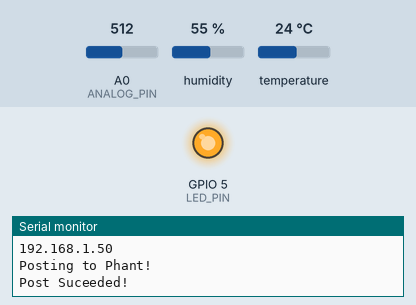
A sketch run on a simulated ESP8266 (NodeMCU). Shown: output pins drawn as LEDs (lit = HIGH), the last lines printed to the serial monitor. Wiring (inferred from the names in the program): DHT22 sensor: data GPIO 2. Inputs (shaded band) come from the test bench; at power-on: A0 (ANALOG_PIN) = 512, humidity 55 %, temperature 24 °C. WiFi joins after 1.5 s; servers stay silent unless stated; uploads are accepted with an empty reply.

Above: at 9.6 s.
At 71.0 s:
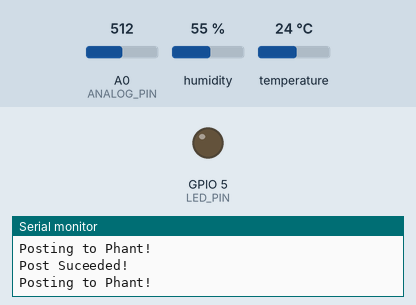
Timing chart, 0 to 73.7 s (numbered marks = the images above):
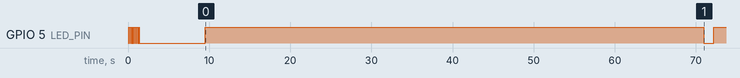

The sketch:

tally-ambiant-bot.ino
```cpp
#include "DHT.h"
#include <SoftwareSerial.h>
#include <ESP8266WiFi.h>
#include <Phant.h>

#define DHTPIN 2     // what digital pin we're connected to
#define DHTTYPE DHT22   // DHT 22  (AM2302), AM2321

// Initialize DHT sensor.
DHT dht(DHTPIN, DHTTYPE);

// Wifi
const char WiFiSSID[] = "4334";
const char WiFiPSK[] = "clubdv88";

// Phant Keys
const char PhantHost[] = "data.sparkfun.com";
const char PublicKey[] = "EJGqnJw13wHO3RXAYnxz";
const char PrivateKey[] = "dqWdDqZG1ZUXZKnBVbWx";

//Pins
const int LED_PIN = 5; // Thing's onboard, green LED
const int ANALOG_PIN = A0; // The only analog pin on the Thing

//s7s
const int softwareTx = 12;
const int softwareRx = 7;
SoftwareSerial s7s(softwareRx, softwareTx);
char tempString[10];

// Config
const unsigned long postRate = 60000;
unsigned long lastPost = 0;
int pass = 0;

void setup() {
  Serial.begin(9600);
  Serial.println("DHTxx test!");
  initHardware(); // Setup input/output I/O pins
  connectWiFi(); // Connect to WiFi
  digitalWrite(LED_PIN, LOW); // LED on to indicate connect success
  dht.begin();

  // Must begin s7s software serial at the correct baud rate.
  // The default of the s7s is 9600.
  s7s.begin(9600);

  // Clear the display, and then turn on all segments and decimals
  clearDisplay();  // Clears display, resets cursor
  s7s.print("-HI-");  // Displays -HI- on all digits
  setDecimals(0b111111);  // Turn on all decimals, colon, apos

  // Flash brightness values at the beginning
  setBrightness(0);  // Lowest brightness
  delay(1500);
  setBrightness(127);  // Medium brightness
  delay(1500);
  setBrightness(255);  // High brightness
  delay(1500);

  // Clear the display before jumping into loop
  clearDisplay();
}

void loop() {
  // Wait a few seconds between measurements.
  delay(2000);

  // Reading temperature or humidity takes about 250 milliseconds!
  // Sensor readings may also be up to 2 seconds 'old' (its a very slow sensor)
  float h = dht.readHumidity();
  // Read temperature as Celsius (the default)
  float t = dht.readTemperature();
  // Read temperature as Fahrenheit (isFahrenheit = true)
  float f = dht.readTemperature(true);

  // Check if any reads failed and exit early (to try again).
  if (isnan(h) || isnan(t) || isnan(f)) {
    Serial.println("Failed to read from DHT sensor!");
    return;
  }

  int light = analogRead(ANALOG_PIN);

  if (pass == 0) {
    writeToDisplay(f);
    pass++;
  } else if (pass == 1) {
    writeToDisplay(h);
    pass++;
  } else {
    writeToDisplay(light);
    pass = 0;
  }

  if ((lastPost + postRate <= millis()) || lastPost == 0)
  {
    Serial.println("Posting to Phant!");
    if (postToPhant())
    {
      lastPost = millis();
      Serial.println("Post Suceeded!");
    }
    else // If the Phant post failed
    {
      delay(500); // Short delay, then try again
      Serial.println("Post failed, will try again.");
    }
  }
}

void connectWiFi()
{
  byte ledStatus = LOW;
  Serial.println();
  Serial.println("Connecting to: " + String(WiFiSSID));
  // Set WiFi mode to station (as opposed to AP or AP_STA)
  WiFi.mode(WIFI_STA);

  // WiFI.begin([ssid], [passkey]) initiates a WiFI connection
  // to the stated [ssid], using the [passkey] as a WPA, WPA2,
  // or WEP passphrase.
  WiFi.begin(WiFiSSID, WiFiPSK);

  // Use the WiFi.status() function to check if the ESP8266
  // is connected to a WiFi network.
  while (WiFi.status() != WL_CONNECTED)
  {
    // Blink the LED
    digitalWrite(LED_PIN, ledStatus); // Write LED high/low
    ledStatus = (ledStatus == HIGH) ? LOW : HIGH;

    // Delays allow the ESP8266 to perform critical tasks
    // defined outside of the sketch. These tasks include
    // setting up, and maintaining, a WiFi connection.
    delay(100);
    // Potentially infinite loops are generally dangerous.
    // Add delays -- allowing the processor to perform other
    // tasks -- wherever possible.
  }
  Serial.println("WiFi connected");
  Serial.println("IP address: ");
  Serial.println(WiFi.localIP());
}

void initHardware()
{
  Serial.begin(9600);
  pinMode(LED_PIN, OUTPUT); // Set LED as output
  digitalWrite(LED_PIN, HIGH); // LED off
}

int postToPhant()
{
  // LED turns on when we enter, it'll go off when we
  // successfully post.
  digitalWrite(LED_PIN, LOW);

  // Declare an object from the Phant library - phant
  Phant phant(PhantHost, PublicKey, PrivateKey);

  // Do a little work to get a unique-ish name. Append the
  // last two bytes of the MAC (HEX'd) to "Thing-":
  uint8_t mac[WL_MAC_ADDR_LENGTH];
  WiFi.macAddress(mac);
  String macID = String(mac[WL_MAC_ADDR_LENGTH - 2], HEX) +
                 String(mac[WL_MAC_ADDR_LENGTH - 1], HEX);
  macID.toUpperCase();
  String postedID = "ThingDev-" + macID;
  float h = dht.readHumidity();
  float f = dht.readTemperature(true);
  float hif = dht.computeHeatIndex(f, h);
  int light = analogRead(ANALOG_PIN);

  phant.add("id", postedID);
  phant.add("humidity", h);
  phant.add("temp", f);
  phant.add("heatindex", hif);
  phant.add("time", millis());
  phant.add("light", light);

  // Now connect to data.sparkfun.com, and post our data:
  WiFiClient client;
  const int httpPort = 80;
  if (!client.connect(PhantHost, httpPort))
  {
    // If we fail to connect, return 0.
    return 0;
  }
  // If we successfully connected, print our Phant post:
  client.print(phant.post());

  // Read all the lines of the reply from server and print them to Serial
  while(client.available()){
    String line = client.readStringUntil('\r');
    //Serial.print(line); // Trying to avoid using serial
  }

  // Before we exit, turn the LED off.
  digitalWrite(LED_PIN, HIGH);

  return 1; // Return success
}

void writeToDisplay(int temp) {
  sprintf(tempString, "%4d", temp);
  s7s.print(tempString);
}

void clearDisplay() {
  s7s.write(0x76);  // Clear display command
}

void setBrightness(byte value) {
  s7s.write(0x7A);  // Set brightness command byte
  s7s.write(value);  // brightness data byte
}

void setDecimals(byte decimals) {
  s7s.write(0x77);
  s7s.write(decimals);
}
```

Measured:
- by itself, GPIO 5 (LED_PIN): goes 6 × (LOW 0.10 s, HIGH 0.10 s), LOW 8.1 s, HIGH 61.4 s, LOW 1.3 s, then HIGH
